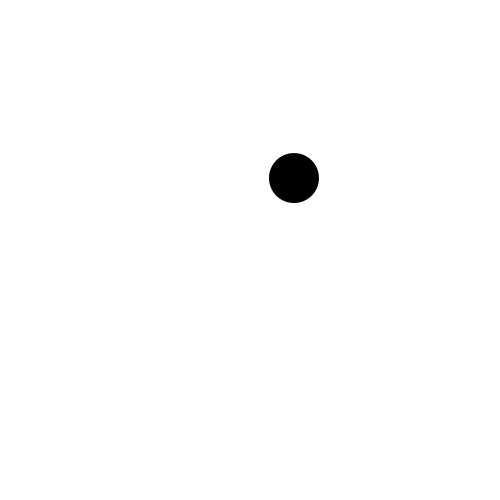
Frame 1 (no input)
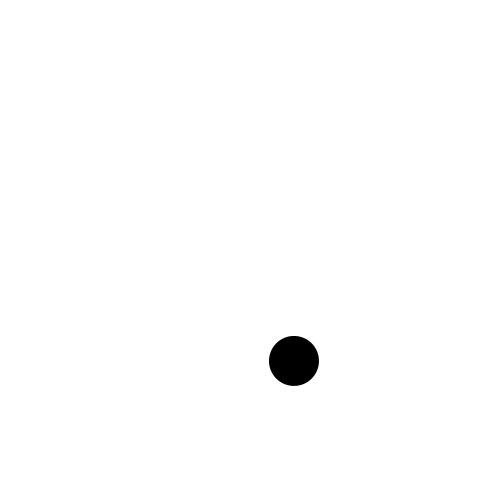
Frame 60 (the mouse pressed at the canvas centre just before this capture)
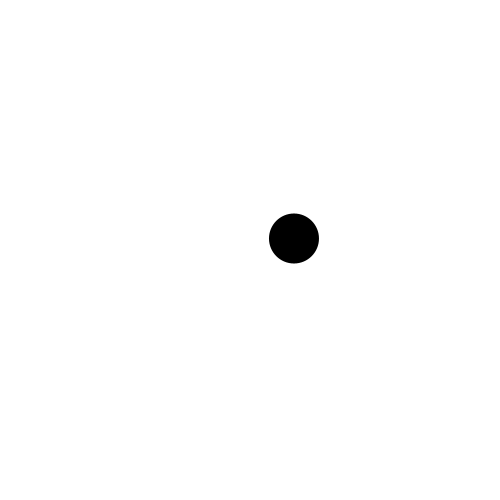
Frame 120 (the mouse held since frame 60 and released just before this capture)

The Processing sketch that drew these frames (run headless with seeded random() and noise(); from frame 60 on, the mouse is pressed at the canvas centre):

// Processing sketch: ch6_throwMover
// ── ch6_throwMover.pde
Mover m;
PVector gravity, toMouse;
float g = 0.1;

void setup() {
  size(500, 500);
  m = new Mover(new PVector(random(100, width-100), random(100, height-100)));
}

void draw() {
  background(255);

  if (m != null) {
    gravity = new PVector(0, m.mass * g);
    m.applyForce(gravity);
    m.update();
    m.checkEdge();
    m.display();
  }

}

void keyPressed() {
  if (keyCode == ENTER) {
    float power = 7.0;
    
    m = null;
    m = new Mover(new PVector(100, height - 100));
    
    PVector mouse = new PVector(mouseX, mouseY);
    PVector diff = PVector.sub(mouse, m.loc);
    diff.normalize();
    diff.mult(power);
    m.applyForce(diff);
  }
}

// ── Mover.pde
class Mover {

  PVector loc, vel, acc;
  float mass;
  float rad;

  Mover() {
    loc = new PVector(100, 100);
    vel = new PVector(0, 0);
    acc = new PVector(0, 0);
    mass = 1;
    rad = mass * 50;
  }

  Mover(PVector loc_) {
    loc = loc_;
    vel = new PVector(0, 0);
    acc = new PVector(0, 0);
    mass = 1;
    rad = mass * 50;
  }

  void applyForce(PVector f) {
    // F = m*a
    // F/m = a
    // a = F/m
    PVector a = PVector.div(f, mass); 
    acc.add(a);
  }

  void checkEdge() {

    if (loc.y + rad/2 >= height) {
      loc.y = height - rad/2;
      vel.y = vel.y * -1;
    }
  }

  void update() {

    vel.add(acc); // (new)vel = (old)vel + acc
    loc.add(vel); // (new)loc = (old)loc + vel

    acc.mult(0);
  }

  void display() {
    noStroke();
    fill(0);
    ellipse(loc.x, loc.y, rad, rad);
  }
}
